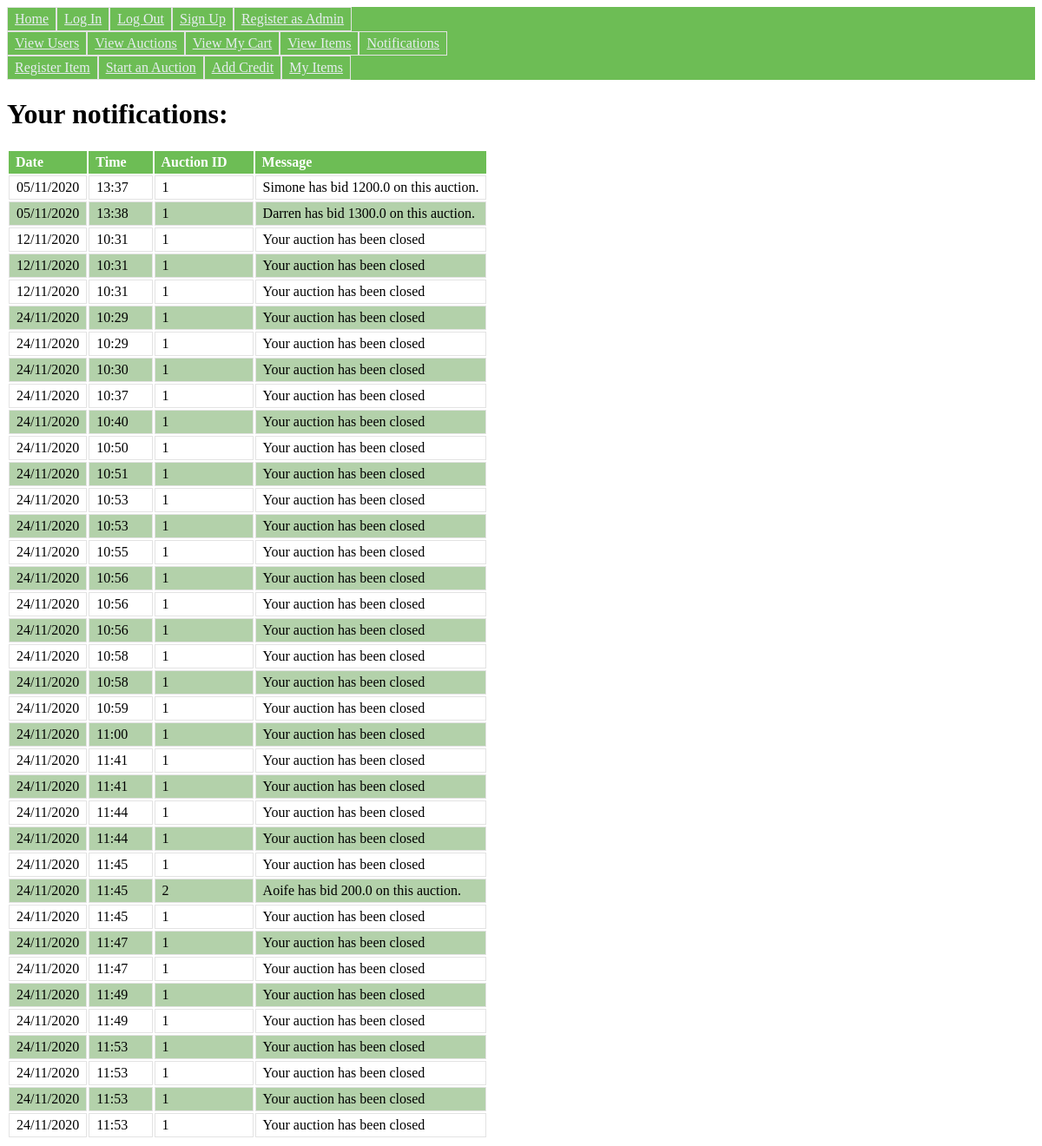
Before: /notifications (signed in) with the older database file.
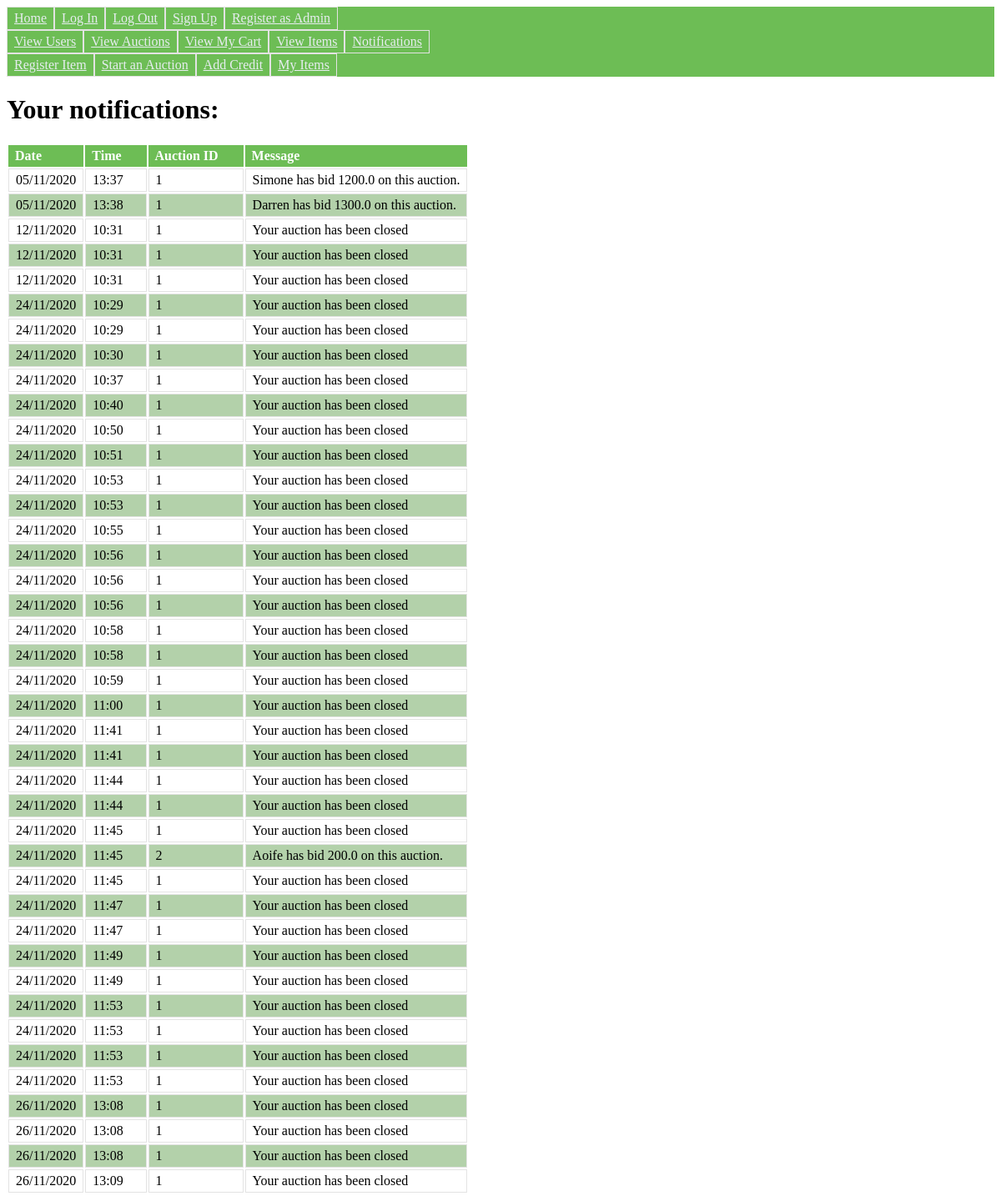
After: the same page with the newer database file.
### main.py (models this page shows, shortened)
class Notification(db.Model):
	__tablename__ = "notifications"
	notification_id = db.Column(db.Integer, primary_key=True)
	user_id = db.Column(db.Integer, db.ForeignKey("User.user_id"))
	auction_id = db.Column(db.Integer, db.ForeignKey("Auction.auction_id"))
	information = db.Column(db.String(50), nullable=False)
	time = db.Column(db.DateTime, nullable=True)

### main.py (the view)
@app.route("/notifications")
def notifications():
	if "name" in session:
		notifications = Notification.query.filter_by(user_id=session["id"]).all()
		return render_template("notifications.html", notifications=notifications, date_format="%d/%m/%Y", time_format="%H:%M")
	else:
		flash("Please sign in")
		return redirect(url_for("login"))

### templates/notifications.html (shortened to what this page needs)
{% extends "base.html" %}
{% block content %}
	<h1>Your notifications:</h1>
		<table>
			<tr>
				<th>Date</th>
				<th>Time</th>
				<th>Auction ID</th>
				<th>Message</th>
			</tr>
			{% for n in notifications: %}
				<tr>
					<td>{{n.time.strftime(date_format)}}</td>
					<td>{{n.time.strftime(time_format)}}</td>
					<td>{{n.auction_id}}</td>
					<td>{{n.information}}</td>
				</tr>
			{% endfor %}
		</table>
{% endblock %}

### templates/base.html (shortened to what this page needs)
<!doctype html>
<html>
	<head>
		<link rel="stylesheet" href="{{ url_for('static', filename='css/main.css') }}">
	</head>
	<body>
		<div class="lognav">
			<a class="active" href="/">Home</a>
			<a href="/login">Log In</a>
			<a href="/logout">Log Out</a>
			<a href="/signup">Sign Up</a>
			<a href="/adminregister">Register as Admin</a>
		</div>
		<div class="seenav">
			<a href="/userlist">View Users</a>
			<a href="/auctionlist">View Auctions</a>
			<a href="/user_cart">View My Cart</a>
			<a href="/itemlist">View Items</a>
			<a href="/notifications">Notifications</a>
		</div>
		<div class="donav">
			<a href="/registeritem">Register Item</a>
			<a href="/registerauction">Start an Auction</a>
			<a href="/addcredit">Add Credit</a>
			<a href="/viewmyitems">My Items</a>
		</div>
		{% block content %}
		{% endblock %}
	</body>
</html>

### static/css/main.css (style rules this page uses)
table th { text-align: left; background-color: #6DBD55; color: #FFF; padding: 4px 30px 4px 8px; }
table td { border: 1px solid #e3e3e3; padding: 4px 8px; }
table tr:nth-child(odd) td { background-color: #B3D1AA; }
.lognav { background-color: #6DBD55; overflow: hidden; }
.lognav a { border: 1px solid #e3e3e3; padding: 4px 8px; float: left; color: #e7edf0; text-align: center; }
.seenav { background-color: #6DBD55; overflow: hidden; }
.seenav a { border: 1px solid #e3e3e3; padding: 4px 8px; float: left; color: #e7edf0; text-align: center; }
.donav { background-color: #6DBD55; overflow: hidden; }
.donav a { border: 1px solid #e3e3e3; padding: 4px 8px; float: left; color: #e7edf0; text-align: center; }

Changed rows visible on the page:
added Notification: time "26/11/2020", time "13:08", auction_id "1", information "Your auction has been closed"
added Notification: time "26/11/2020", time "13:08", auction_id "1", information "Your auction has been closed"
added Notification: time "26/11/2020", time "13:08", auction_id "1", information "Your auction has been closed"
added Notification: time "26/11/2020", time "13:09", auction_id "1", information "Your auction has been closed"
